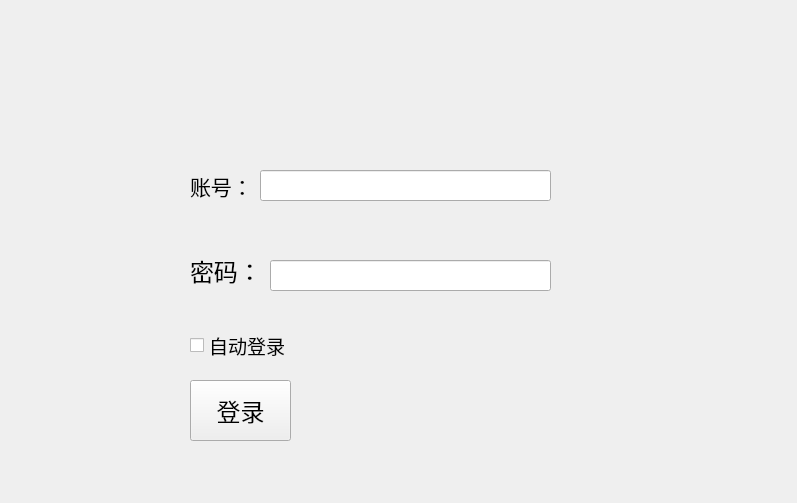
<?xml version="1.0" encoding="UTF-8"?>
<ui version="4.0">
 <class>Form</class>
 <widget class="QWidget" name="Form">
  <property name="geometry">
   <rect>
    <x>0</x>
    <y>0</y>
    <width>797</width>
    <height>503</height>
   </rect>
  </property>
  <property name="windowTitle">
   <string>Form</string>
  </property>
  <widget class="QLabel" name="label">
   <property name="geometry">
    <rect>
     <x>190</x>
     <y>160</y>
     <width>81</width>
     <height>51</height>
    </rect>
   </property>
   <property name="font">
    <font>
     <family>Arial</family>
     <pointsize>16</pointsize>
    </font>
   </property>
   <property name="text">
    <string>账号：</string>
   </property>
  </widget>
  <widget class="QLineEdit" name="lineEdit">
   <property name="geometry">
    <rect>
     <x>260</x>
     <y>170</y>
     <width>291</width>
     <height>31</height>
    </rect>
   </property>
  </widget>
  <widget class="QLabel" name="label_2">
   <property name="geometry">
    <rect>
     <x>190</x>
     <y>250</y>
     <width>81</width>
     <height>41</height>
    </rect>
   </property>
   <property name="font">
    <font>
     <family>Arial</family>
     <pointsize>18</pointsize>
    </font>
   </property>
   <property name="text">
    <string>密码：</string>
   </property>
  </widget>
  <widget class="QLineEdit" name="lineEdit_2">
   <property name="geometry">
    <rect>
     <x>270</x>
     <y>260</y>
     <width>281</width>
     <height>31</height>
    </rect>
   </property>
  </widget>
  <widget class="QPushButton" name="pushButton">
   <property name="geometry">
    <rect>
     <x>190</x>
     <y>380</y>
     <width>101</width>
     <height>61</height>
    </rect>
   </property>
   <property name="font">
    <font>
     <family>Arial</family>
     <pointsize>18</pointsize>
    </font>
   </property>
   <property name="mouseTracking">
    <bool>false</bool>
   </property>
   <property name="whatsThis">
    <string/>
   </property>
   <property name="text">
    <string>登录</string>
   </property>
  </widget>
  <widget class="QCheckBox" name="checkBox">
   <property name="geometry">
    <rect>
     <x>190</x>
     <y>330</y>
     <width>151</width>
     <height>31</height>
    </rect>
   </property>
   <property name="font">
    <font>
     <family>Arial</family>
     <pointsize>14</pointsize>
    </font>
   </property>
   <property name="text">
    <string>自动登录</string>
   </property>
  </widget>
 </widget>
 <resources/>
 <connections>
  <connection>
   <sender>pushButton</sender>
   <signal>clicked()</signal>
   <receiver>Form</receiver>
   <slot>firstPyQt5_button_click()</slot>
   <hints>
    <hint type="sourcelabel">
     <x>256</x>
     <y>408</y>
    </hint>
    <hint type="destinationlabel">
     <x>528</x>
     <y>471</y>
    </hint>
   </hints>
  </connection>
 </connections>
 <slots>
  <slot>firstPyQt5_button_click()</slot>
 </slots>
</ui>
